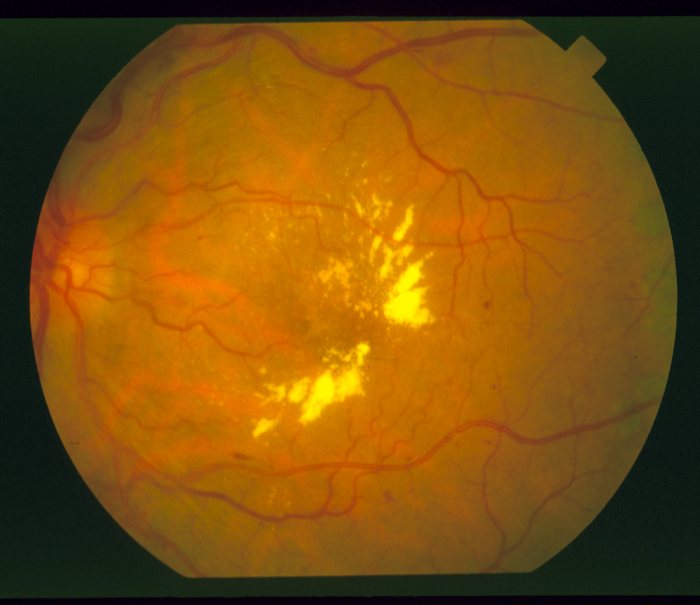
%> input picture DiaRet_opencv_matlab/im0001.ppm, 700 x 605 px
$ octave for_extracting.m   (GNU Octave 9; MATLAB toolbox functions it lacks are replaced by stand-ins)
%> lines starting %> are read from the running program, lines starting %| are printed output that depends on the picture; in (x1, y1, x2, y2) boxes, pixels count from 0 and x2, y2 are one past the last pixel; in counts of white or black regions, pixels touching at a corner belong together; the program's own positions count from 1
clc;
%clear all;
close all;
img = imread('im0001.ppm');
%> img is the input picture: size 605x700x3 uint8; mean R, G, B 125.7, 80.5, 12.4
[row,col]=size(img);
%> row = 605; col = 2100
col = col/3;
%> col = 700

r = img(:,:,1);
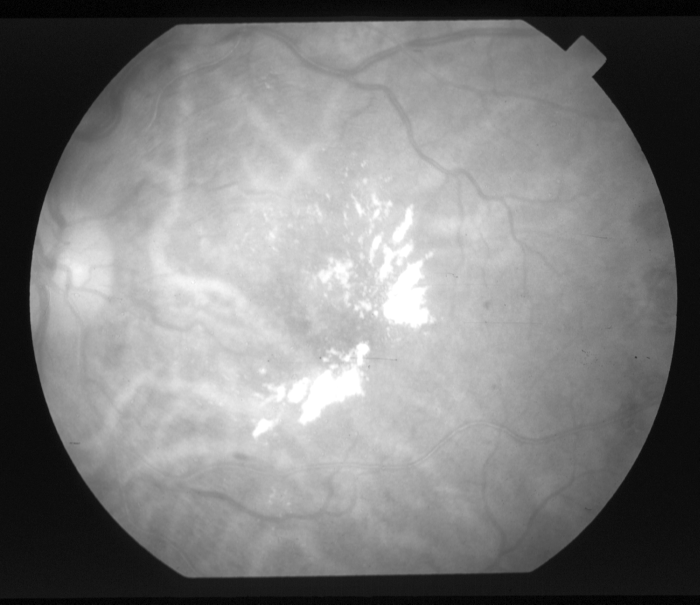
%> r: size 605x700 uint8; min 0, max 255, mean 125.7
g = img(:,:,2);
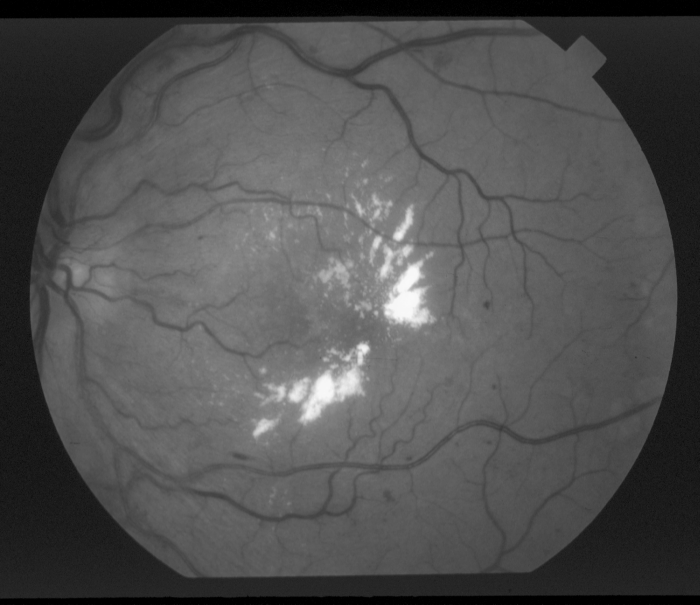
%> g: size 605x700 uint8; min 0, max 249, mean 80.5
b = img(:,:,3);
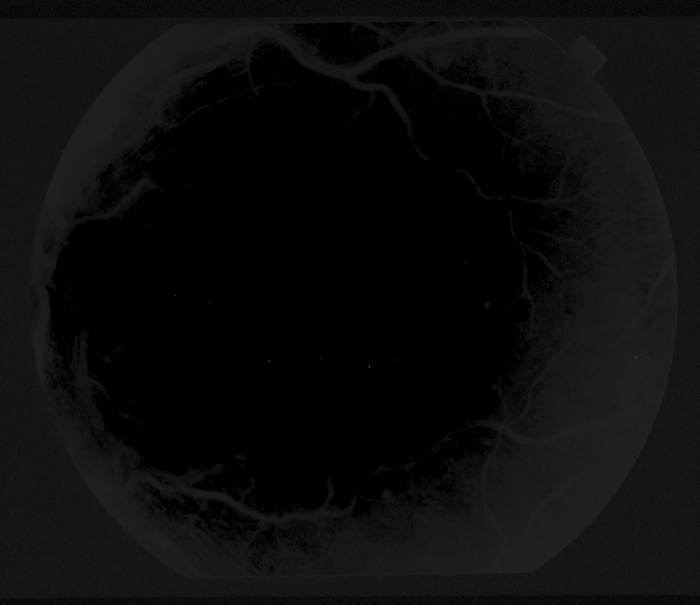
%> b: size 605x700 uint8; min 0, max 75, mean 12.4
local = uint8(zeros(10,10));

%X = 474;
X = 417;
for x=1:1:10
    %Y = 417;
    Y = 474;
               for y=1:1:10
                   local(x,y) = g(X,Y);
                   g(X,Y)=0;
                   Y=Y+1;
               end
               X = X+1;
end
%> g: size 605x700 uint8; 0.02% of pixels changed, all inside (x1, y1, x2, y2) = (473, 416, 483, 426)
%> after the loop, X = 427

save('save_micro_1.mat','local');

mean = sum(sum(local));
%> mean = 8490
mean = floor(mean/100);
%> mean = 84
bin = local<mean;
bin = 255*(uint8(bin));

figure;subplot(131);imshow(uint8(bin));
subplot(132);imshow(uint8(local));
image(:,:,1) = zeros(10,10);
image(:,:,3) = zeros(10,10);
image(:,:,2) = local;

image = uint8(image);
subplot(133);imshow((image));
%> after `imshow((image))`:
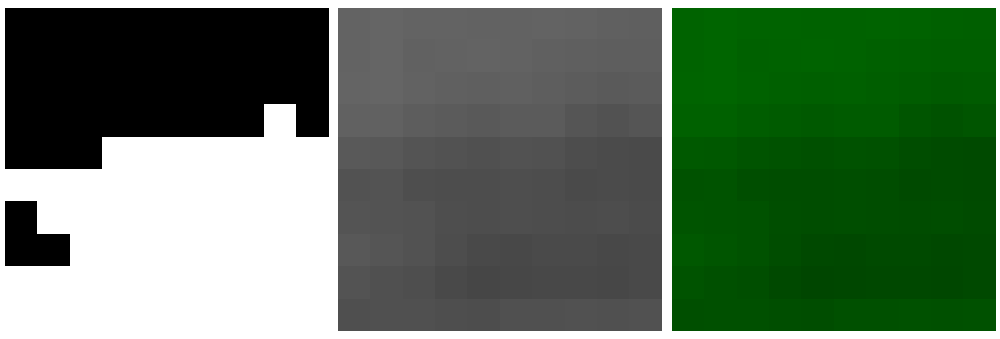
%> figure redrawn from the program's plot data, 3 panels

imwrite(image,'Micro_1.jpg','jpg','Comment','My JPEG file')

$ run again, with DiaRet_opencv_matlab/im0003.ppm copied over DiaRet_opencv_matlab/im0001.ppm
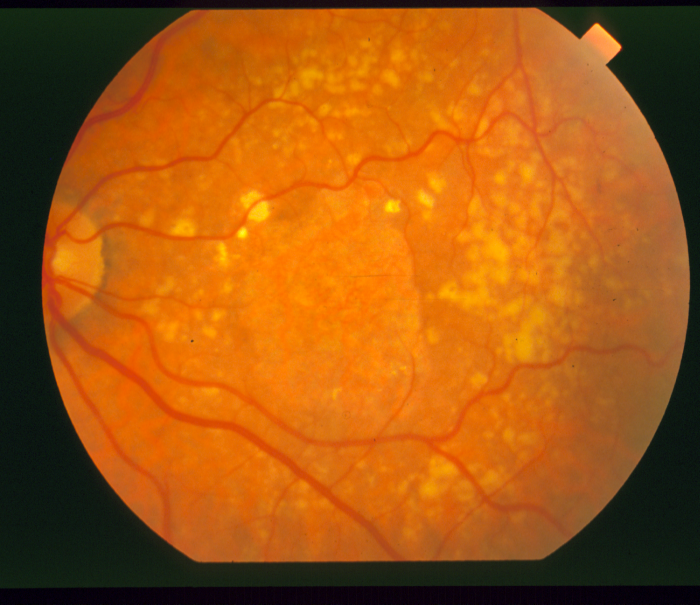
%> input picture DiaRet_opencv_matlab/im0003.ppm, 700 x 605 px
%> img is the input picture: size 605x700x3 uint8; mean R, G, B 162.1, 87, 16.7
%> `b = img(:,:,3);`:
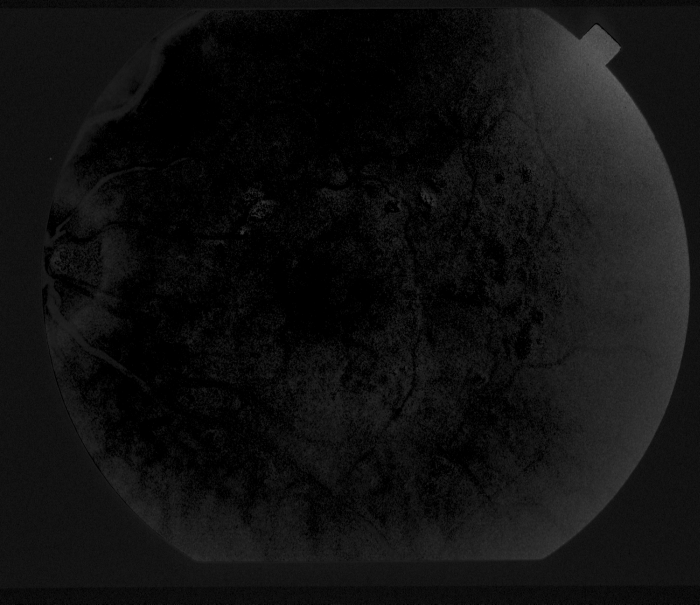
%> b: size 605x700 uint8; min 0, max 94, mean 16.7
%> after the loop `for x=1:1:10`: X = 427
%> `mean = sum(sum(local));`: mean = 11043
%> `mean = floor(mean/100);`: mean = 110
%> `imshow((image))`:
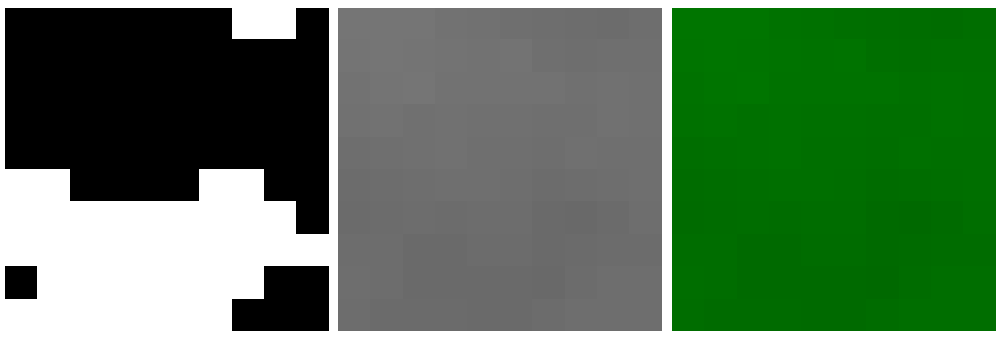
%> figure redrawn from the program's plot data, 3 panels

$ run again, with DiaRet_opencv_matlab/im0004.ppm copied over DiaRet_opencv_matlab/im0001.ppm
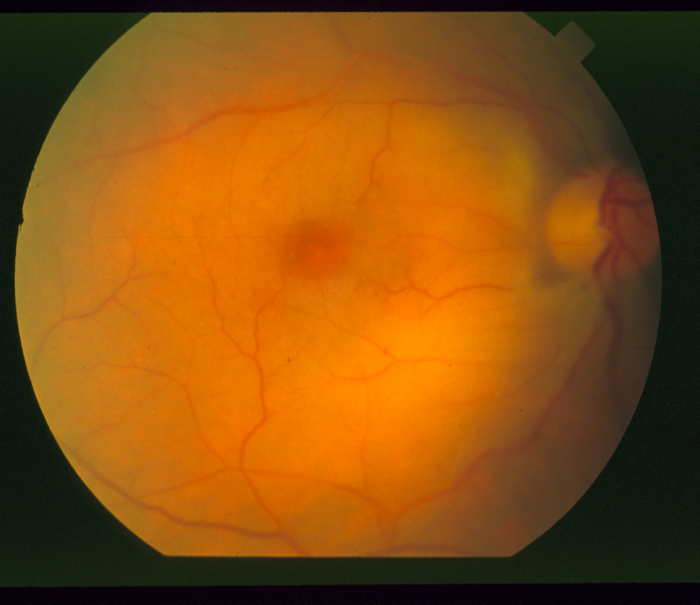
%> input picture DiaRet_opencv_matlab/im0004.ppm, 700 x 605 px
%> img is the input picture: size 605x700x3 uint8; mean R, G, B 135.8, 79.5, 16.5
%> `b = img(:,:,3);`:
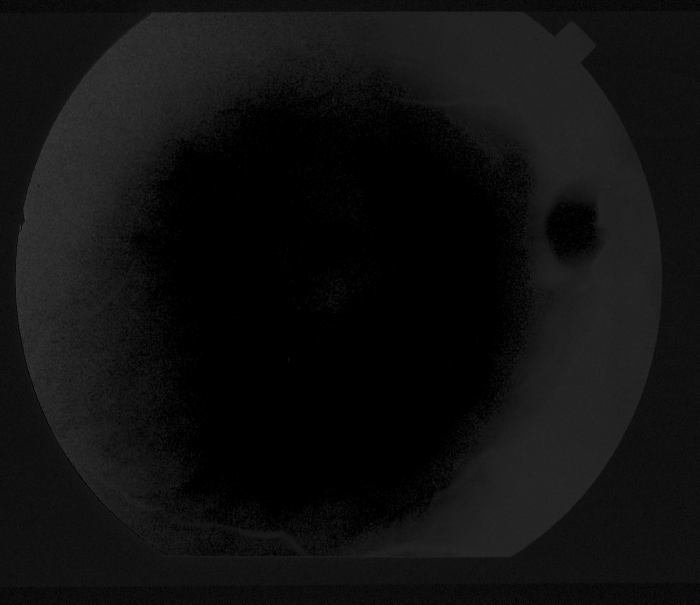
%> b: size 605x700 uint8; min 0, max 57, mean 16.5
%> after the loop `for x=1:1:10`: X = 427
%> `mean = sum(sum(local));`: mean = 9761
%> `mean = floor(mean/100);`: mean = 97
%> `imshow((image))`:
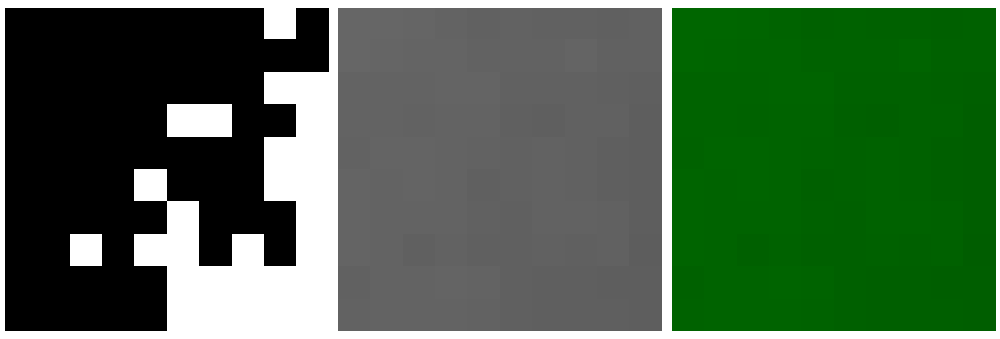
%> figure redrawn from the program's plot data, 3 panels
